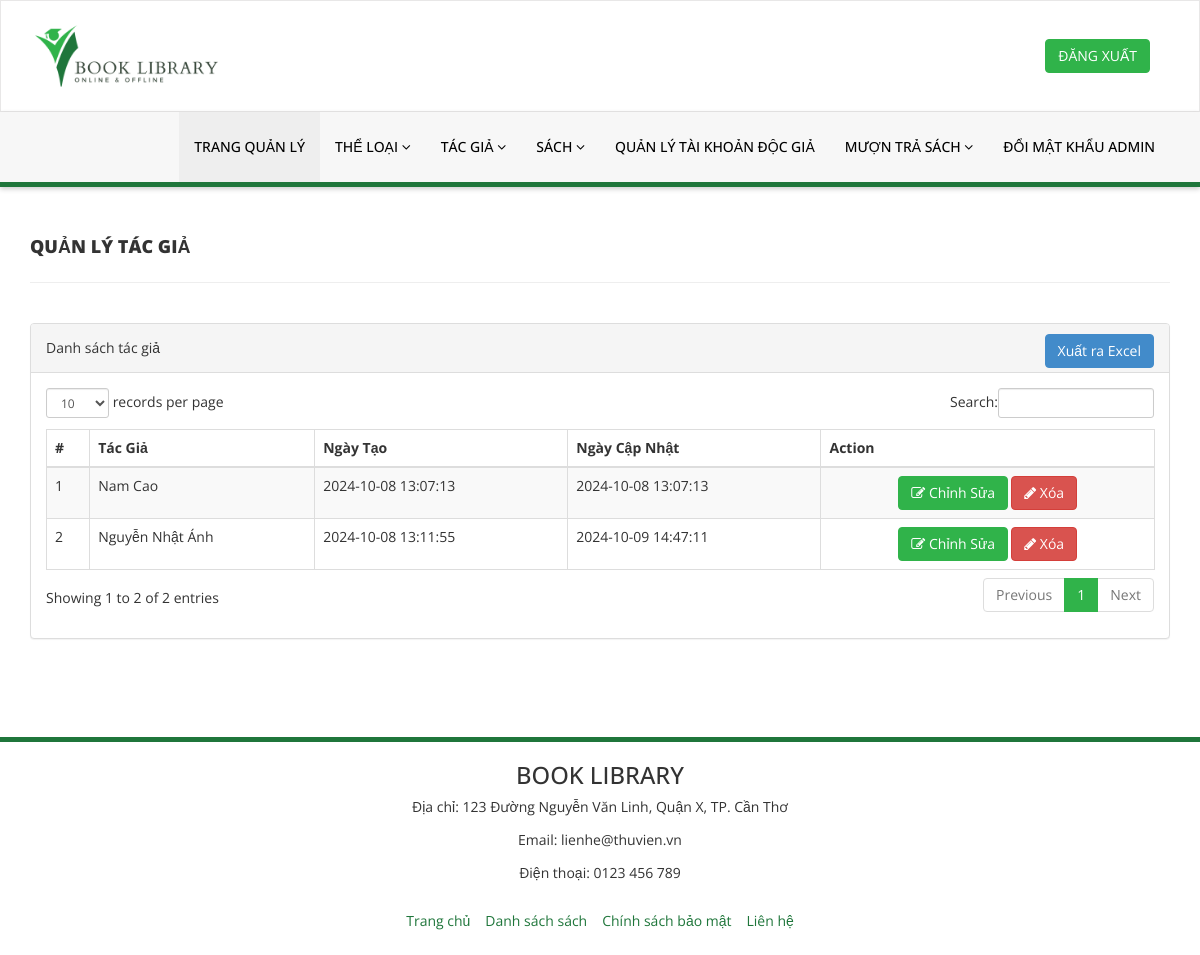
Screenshot of /admin/manage-authors.php (signed in) with the database file from the repository.
### tables this page shows
CREATE TABLE `tacgia` (
  `id` int NOT NULL,
  `AuthorName` varchar(100) DEFAULT NULL,
  `CreationDate` timestamp NULL DEFAULT CURRENT_TIMESTAMP,
  `UpdationDate` timestamp NULL DEFAULT CURRENT_TIMESTAMP ON UPDATE CURRENT_TIMESTAMP
);

### admin/manage-authors.php (the view, shortened to what this page needs)
<?php
include('includes/config.php');
if (strlen($_SESSION['alogin']) == 0) {
    header("location:../adminlogin.php");
    exit();
} else {
?>
    <!DOCTYPE html>
    <html xmlns="http://www.w3.org/1999/xhtml">
    <head>
        <link href="assets/css/bootstrap.css" rel="stylesheet" />
        <link href="assets/css/font-awesome.css" rel="stylesheet" />
        <link href="assets/js/dataTables/dataTables.bootstrap.css" rel="stylesheet" />
        <link href="assets/css/style.css" rel="stylesheet" />
    </head>
    <body>
        <?php include('includes/header.php'); ?>
        <div class="content-wrapper">
            <div class="container">
                <div class="row pad-botm">
                    <div class="col-md-12">
                        <h4 class="header-line">Quản lý tác giả</h4>
                    </div>
                    <div class="row">
                    </div>
                </div>
                <div class="row">
                    <div class="col-md-12">
                        <div class="panel panel-default">
                            <div class="panel-heading">
                                Danh sách tác giả
                                <a style="margin-left: 10px; float: right;" href="export-authors.php" class="btn btn-success">Xuất ra Excel</a>
                            </div>
                            <div class="panel-body">
                                <div class="table-responsive">
                                    <table class="table table-striped table-bordered table-hover" id="dataTables-example">
                                        <thead>
                                            <tr>
                                                <th>#</th>
                                                <th>Tác Giả</th>
                                                <th>Ngày Tạo</th>
                                                <th>Ngày Cập Nhật</th>
                                                <th>Action</th>
                                            </tr>
                                        </thead>
                                        <tbody>
                                            <?php $sql = "SELECT * from tacgia";
                                            $query = $dbh->prepare($sql);
                                            $query->execute();
                                            $results = $query->fetchAll(PDO::FETCH_OBJ);
                                            $cnt = 1;
                                            if ($query->rowCount() > 0) {
                                                foreach ($results as $result) {               ?>
                                                    <tr class="odd gradeX">
                                                        <td class="center"><?php echo htmlentities($cnt); ?></td>
                                                        <td class="center"><?php echo htmlentities($result->AuthorName); ?></td>
                                                        <td class="center"><?php echo htmlentities($result->CreationDate); ?></td>
                                                        <td class="center"><?php echo htmlentities($result->UpdationDate); ?></td>
                                                        <td class="center" style="vertical-align: middle;">
                                                            <div class=" btn-container" style="display: flex; justify-content: center; align-items: center; gap: 3px;">
                                                                <a href="edit-author.php?athrid=<?php echo htmlentities($result->id); ?>"><button class="btn btn-primary"><i class="fa fa-edit "></i> Chỉnh Sửa</button>
                                                                <a href="manage-authors.php?del=<?php echo htmlentities($result->id); ?>" onclick="return confirm('Bạn chắc chắn muốn xóa?');"" >  <button class=" btn btn-danger"><i class="fa fa-pencil"></i> Xóa</button>
                                                            </div>
                                                        </td>
                                                    </tr>
                                            <?php $cnt = $cnt + 1;
                                                }
                                            } ?>
                                        </tbody>
                                    </table>
                                </div>
                            </div>
                        </div>
                    </div>
                </div>
            </div>
        </div>
        <?php include('includes/footer.php'); ?>
    </body>
    </html>
<?php } ?>

### admin/assets/css/style.css (style rules this page uses)
.content-wrapper { margin: 40px 0; min-height: 470px; }
.header-line { font-weight:900; padding-bottom:25px; border-bottom:1px solid #eeeeee; text-transform:uppercase; }
.pad-botm { padding-bottom:30px; }

### rows the page displays
tacgia: AuthorName "Nam Cao", CreationDate "2024-10-08 13:07:13", UpdationDate "2024-10-08 13:07:13"
tacgia: AuthorName "Nguyễn Nhật Ánh", CreationDate "2024-10-08 13:11:55", UpdationDate "2024-10-09 14:47:11"
